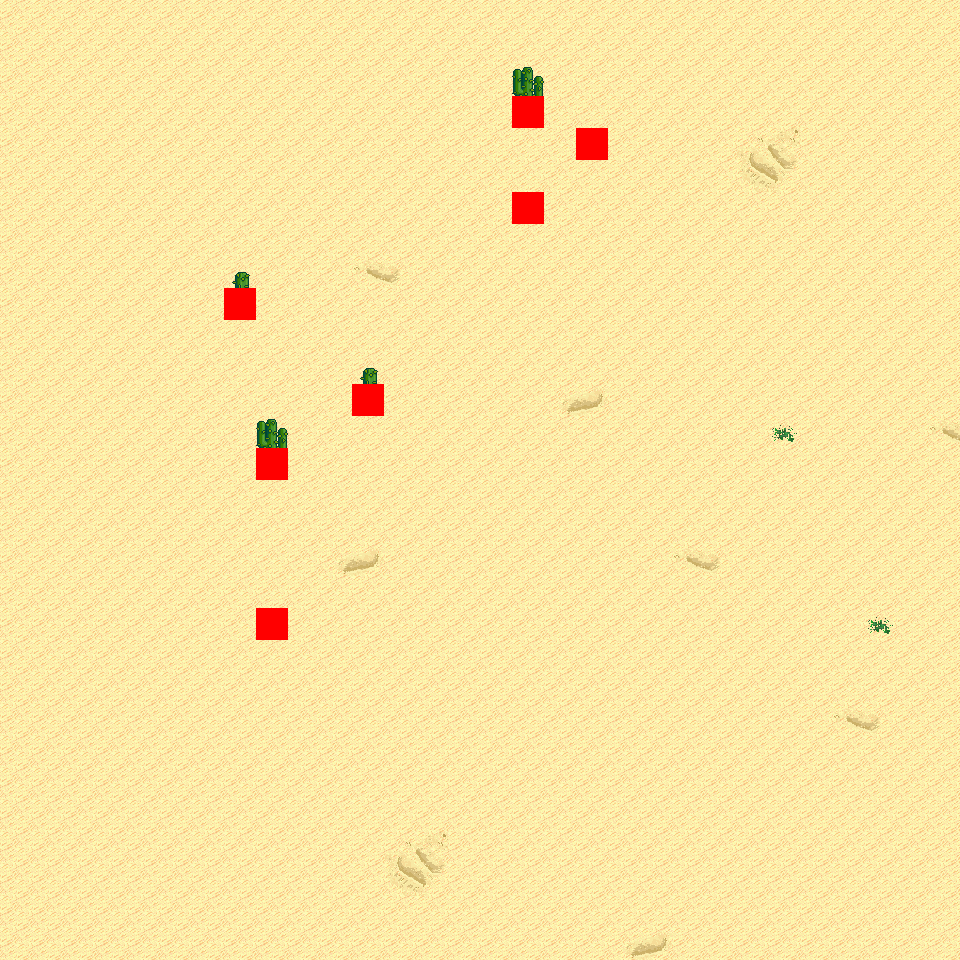

This is a level from a 2D game, rendered from its Tiled map with the project's own tilesets. A one-line summary and the map file follow, with tile-layer data summarised:
An orthogonal 30x30 tile map with 32x32 px tiles, 6 tile layers (Ground, Object, Object2, Above, ...), 15 tilesets and 3 objects (3x mapExit).

<map version="1.0" orientation="orthogonal" renderorder="right-down" width="30" height="30" tilewidth="32" tileheight="32" nextobjectid="4">
  <tileset firstgid="1" name="tileset_logic_collision" tilewidth="32" tileheight="32" tilecount="1" columns="1">
    <image source="../drawable/tileset_logic_collision.png" width="32" height="32" />
  </tileset>
  <tileset firstgid="2" name="tileset_ground_ground" tilewidth="32" tileheight="32" tilecount="33" columns="3">
    <image source="../drawable/tileset_ground_ground.png" width="96" height="352" />
  </tileset>
  <tileset firstgid="35" name="tileset_ground_ridge_earth_pale" tilewidth="32" tileheight="32" tilecount="96" columns="12">
    <image source="../drawable/tileset_ground_ridge_earth_pale.png" width="384" height="256" />
  </tileset>
  <tileset firstgid="131" name="tileset_ground_ridge_earth_dark" tilewidth="32" tileheight="32" tilecount="96" columns="12">
    <image source="../drawable/tileset_ground_ridge_earth_dark.png" width="384" height="256" />
  </tileset>
  <tileset firstgid="227" name="tileset_terrain_desert" tilewidth="32" tileheight="32" tilecount="88" columns="8">
    <image source="../drawable/tileset_terrain_desert.png" width="256" height="352" />
  </tileset>
  <tileset firstgid="315" name="tileset_ground_ladder_vertical_dark" tilewidth="32" tileheight="32" tilecount="3" columns="3">
    <image source="../drawable/tileset_ground_ladder_vertical_dark.png" width="96" height="32" />
  </tileset>
  <tileset firstgid="318" name="tileset_plant_tree_evergreen" tilewidth="32" tileheight="32" tilecount="36" columns="3">
    <image source="../drawable/tileset_plant_tree_evergreen.png" width="96" height="384" />
  </tileset>
  <tileset firstgid="354" name="tileset_plant_cactus" tilewidth="32" tileheight="32" tilecount="2" columns="1">
    <image source="../drawable/tileset_plant_cactus.png" width="32" height="64" />
  </tileset>
  <tileset firstgid="356" name="tileset_plant_cactus_2" tilewidth="32" tileheight="32" tilecount="10" columns="5">
    <image source="../drawable/tileset_plant_cactus_2.png" width="160" height="64" />
  </tileset>
  <tileset firstgid="366" name="tileset_ground_sand_2" tilewidth="32" tileheight="32" tilecount="15" columns="5">
    <image source="../drawable/tileset_ground_sand_2.png" width="160" height="96" />
  </tileset>
  <tileset firstgid="381" name="tileset_plant_tree_tree_darkgreen" tilewidth="32" tileheight="32" tilecount="88" columns="8">
    <image source="../drawable/tileset_plant_tree_tree_darkgreen.png" width="256" height="352" />
  </tileset>
  <tileset firstgid="469" name="tileset_ground_rock_pebbles" tilewidth="32" tileheight="32" tilecount="3" columns="1">
    <image source="../drawable/tileset_ground_rock_pebbles.png" width="32" height="96" />
  </tileset>
  <tileset firstgid="472" name="tileset_plant_star_shaped_plants" tilewidth="32" tileheight="32" tilecount="6" columns="2">
    <image source="../drawable/tileset_plant_star_shaped_plants.png" width="64" height="96" />
  </tileset>
  <tileset firstgid="478" name="tileset_plant_stump_small_stump" tilewidth="32" tileheight="32" tilecount="4" columns="2">
    <image source="../drawable/tileset_plant_stump_small_stump.png" width="64" height="64" />
  </tileset>
  <tileset firstgid="482" name="tileset_plant_round_cactuses" tilewidth="32" tileheight="32" tilecount="20" columns="10">
    <image source="../drawable/tileset_plant_round_cactuses.png" width="320" height="64" />
  </tileset>
  <layer name="Ground" width="30" height="30">
    <data>[900 cells, 900 non-empty, 11 distinct tile ids]</data>
  </layer>
  <layer name="Object" width="30" height="30">
    <data>[900 cells, 6 non-empty, 3 distinct tile ids]</data>
  </layer>
  <layer name="Object2" width="30" height="30">
    <data>[900 cells, 0 non-empty, 0 distinct tile ids]</data>
  </layer>
  <layer name="Above" width="30" height="30">
    <data>[900 cells, 4 non-empty, 2 distinct tile ids]</data>
  </layer>
  <layer name="Above2" width="30" height="30">
    <data>[900 cells, 0 non-empty, 0 distinct tile ids]</data>
  </layer>
  <layer name="Walkable" width="30" height="30">
    <data>[900 cells, 7 non-empty, 1 distinct tile ids]</data>
  </layer>
  <objectgroup name="MapEvents">
    <object id="1" name="north" type="mapExit" x="0" y="0" width="960" height="32">
      <properties>
        <property name="map" value="level_0_x34_y94" />
        <property name="x" value="0" />
        <property name="y" value="28" />
      </properties>
    </object>
    <object id="2" name="south" type="mapExit" x="0" y="928" width="960" height="32">
      <properties>
        <property name="map" value="level_0_x34_y96" />
        <property name="x" value="0" />
        <property name="y" value="1" />
      </properties>
    </object>
    <object id="3" name="east" type="mapExit" x="928" y="0" width="32" height="960">
      <properties>
        <property name="map" value="level_0_x35_y95" />
        <property name="x" value="1" />
        <property name="y" value="0" />
      </properties>
    </object>
  </objectgroup>
</map>
